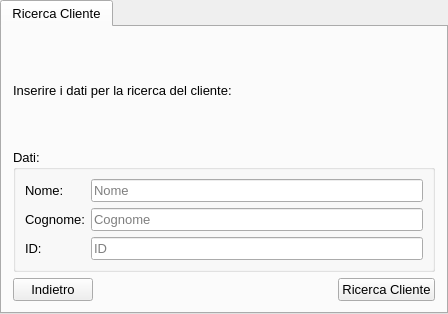
<?xml version="1.0" encoding="UTF-8"?>
<ui version="4.0">
 <class>tabwidgetRicercaCliente</class>
 <widget class="QTabWidget" name="tabwidgetRicercaCliente">
  <property name="geometry">
   <rect>
    <x>0</x>
    <y>0</y>
    <width>448</width>
    <height>314</height>
   </rect>
  </property>
  <property name="minimumSize">
   <size>
    <width>400</width>
    <height>250</height>
   </size>
  </property>
  <property name="font">
   <font>
    <family>Arial</family>
    <pointsize>10</pointsize>
   </font>
  </property>
  <property name="windowTitle">
   <string>Struttura Alberghiera</string>
  </property>
  <widget class="QWidget" name="tab">
   <attribute name="title">
    <string>Ricerca Cliente</string>
   </attribute>
   <layout class="QGridLayout" name="gridLayout">
    <property name="leftMargin">
     <number>11</number>
    </property>
    <property name="topMargin">
     <number>11</number>
    </property>
    <property name="rightMargin">
     <number>11</number>
    </property>
    <property name="bottomMargin">
     <number>11</number>
    </property>
    <item row="3" column="1">
     <spacer name="horizontalSpacer">
      <property name="orientation">
       <enum>Qt::Horizontal</enum>
      </property>
      <property name="sizeHint" stdset="0">
       <size>
        <width>40</width>
        <height>20</height>
       </size>
      </property>
     </spacer>
    </item>
    <item row="3" column="2">
     <widget class="QPushButton" name="btnRicercaCliente">
      <property name="text">
       <string>Ricerca Cliente</string>
      </property>
     </widget>
    </item>
    <item row="3" column="0">
     <widget class="QPushButton" name="btnIndietro">
      <property name="text">
       <string>Indietro</string>
      </property>
     </widget>
    </item>
    <item row="2" column="0" colspan="3">
     <widget class="QGroupBox" name="groupboxDati">
      <property name="title">
       <string>Dati:</string>
      </property>
      <layout class="QGridLayout" name="gridLayout_2">
       <item row="2" column="0">
        <widget class="QLabel" name="labelCognome">
         <property name="text">
          <string>Cognome:</string>
         </property>
        </widget>
       </item>
       <item row="4" column="0">
        <widget class="QLabel" name="labelID">
         <property name="text">
          <string>ID:</string>
         </property>
        </widget>
       </item>
       <item row="0" column="0">
        <widget class="QLabel" name="labelNome">
         <property name="text">
          <string>Nome:</string>
         </property>
        </widget>
       </item>
       <item row="0" column="1">
        <widget class="QLineEdit" name="lineeditNome">
         <property name="text">
          <string/>
         </property>
         <property name="placeholderText">
          <string>Nome</string>
         </property>
        </widget>
       </item>
       <item row="2" column="1">
        <widget class="QLineEdit" name="lineeditCognome">
         <property name="text">
          <string/>
         </property>
         <property name="placeholderText">
          <string>Cognome</string>
         </property>
        </widget>
       </item>
       <item row="4" column="1">
        <widget class="QLineEdit" name="lineeditID">
         <property name="text">
          <string/>
         </property>
         <property name="placeholderText">
          <string>ID</string>
         </property>
        </widget>
       </item>
      </layout>
     </widget>
    </item>
    <item row="1" column="0" colspan="3">
     <widget class="QLabel" name="labelInserireDatiPersonali">
      <property name="text">
       <string>Inserire i dati per la ricerca del cliente:</string>
      </property>
     </widget>
    </item>
   </layout>
  </widget>
 </widget>
 <resources/>
 <connections/>
</ui>
